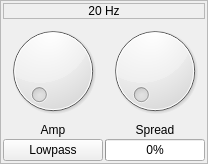
                     <widget class="QFrame" name="frame_17">
                      <property name="frameShape">
                       <enum>QFrame::StyledPanel</enum>
                      </property>
                      <layout class="QGridLayout" name="gridLayout_94">
                       <property name="leftMargin">
                        <number>2</number>
                       </property>
                       <property name="topMargin">
                        <number>2</number>
                       </property>
                       <property name="rightMargin">
                        <number>2</number>
                       </property>
                       <property name="bottomMargin">
                        <number>2</number>
                       </property>
                       <property name="spacing">
                        <number>2</number>
                       </property>
                       <item row="1" column="0">
                        <layout class="QVBoxLayout" name="verticalLayout_37">
                         <item>
                          <widget class="QDial" name="amp_dial">
                           <property name="minimum">
                            <number>0</number>
                           </property>
                           <property name="maximum">
                            <number>200</number>
                           </property>
                          </widget>
                         </item>
                         <item>
                          <widget class="QLabel" name="label_22">
                           <property name="text">
                            <string>Amp</string>
                           </property>
                           <property name="alignment">
                            <set>Qt::AlignCenter</set>
                           </property>
                          </widget>
                         </item>
                        </layout>
                       </item>
                       <item row="1" column="1">
                        <layout class="QVBoxLayout" name="verticalLayout_38">
                         <item>
                          <widget class="QDial" name="spread_dial">
                           <property name="minimum">
                            <number>1</number>
                           </property>
                           <property name="maximum">
                            <number>500</number>
                           </property>
                          </widget>
                         </item>
                         <item>
                          <widget class="QLabel" name="label_23">
                           <property name="text">
                            <string>Spread</string>
                           </property>
                           <property name="alignment">
                            <set>Qt::AlignCenter</set>
                           </property>
                          </widget>
                         </item>
                        </layout>
                       </item>
                       <item row="2" column="0">
                        <widget class="QPushButton" name="filter_type_btm">
                         <property name="text">
                          <string>Lowpass</string>
                         </property>
                        </widget>
                       </item>
                       <item row="2" column="1">
                        <widget class="QProgressBar" name="spread_bar">
                         <property name="minimum">
                          <number>1</number>
                         </property>
                         <property name="maximum">
                          <number>500</number>
                         </property>
                         <property name="value">
                          <number>1</number>
                         </property>
                         <property name="alignment">
                          <set>Qt::AlignCenter</set>
                         </property>
                        </widget>
                       </item>
                       <item row="0" column="0" colspan="2">
                        <widget class="QLabel" name="label_24">
                         <property name="frameShape">
                          <enum>QFrame::StyledPanel</enum>
                         </property>
                         <property name="text">
                          <string>20 Hz</string>
                         </property>
                         <property name="alignment">
                          <set>Qt::AlignCenter</set>
                         </property>
                        </widget>
                       </item>
                      </layout>
                     </widget>
